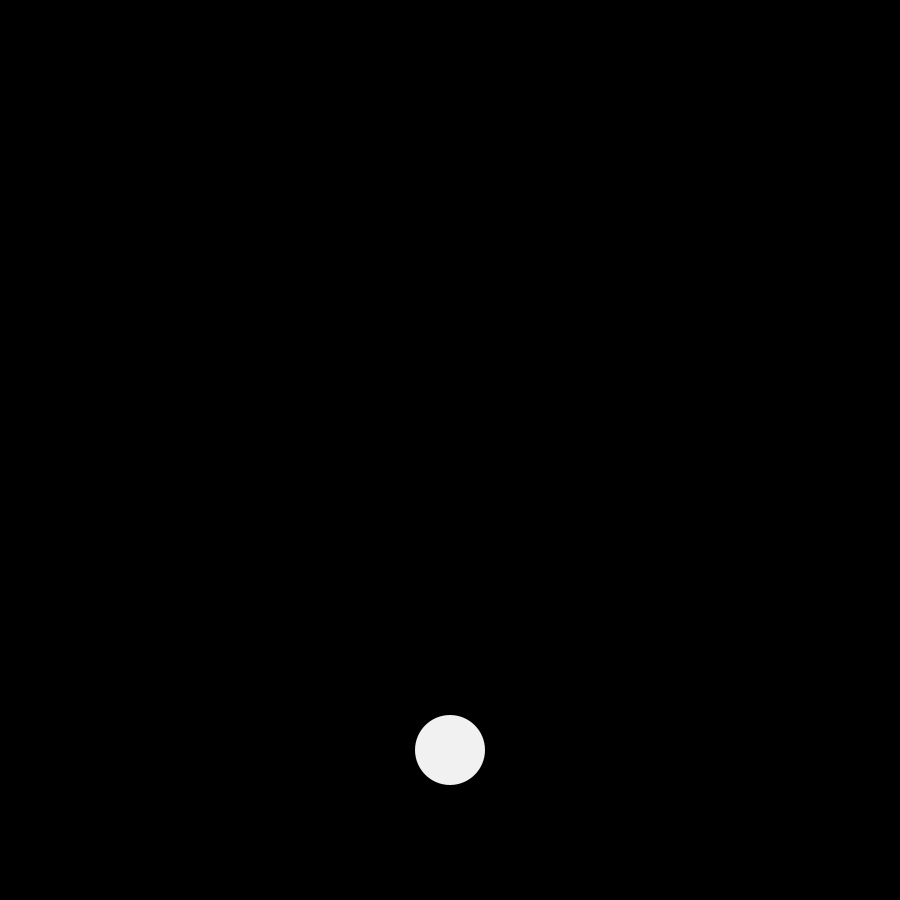
Frame 1 (no input)
Frame 60 (the mouse pressed at the canvas centre just before this capture): identical to frame 1, image omitted
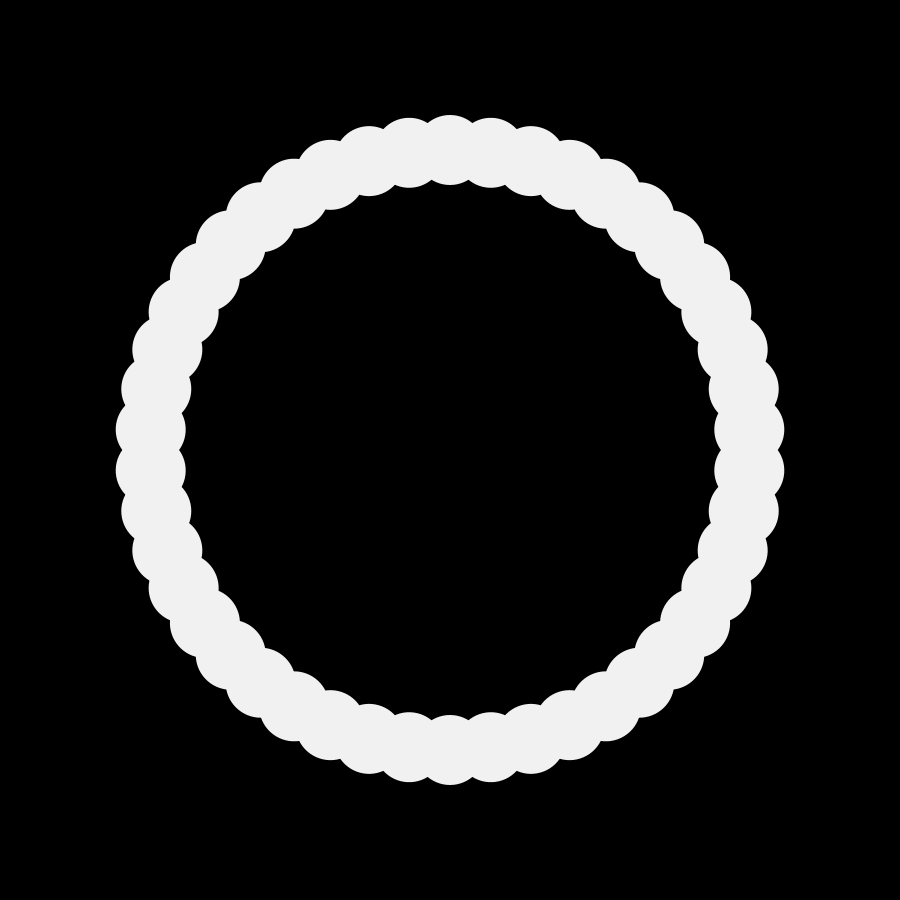
Frame 120 (the mouse held since frame 60 and released just before this capture)

The Processing sketch that drew these frames (run headless with seeded random() and noise(); from frame 60 on, the mouse is pressed at the canvas centre):

// Processing sketch: circular_distribution
// ── circular_distribution.pde
void setup() {
  size(900, 900);
}

void draw() {

  background( #000000);
  noStroke();
  rectMode(CENTER);

  float elements = int(1+mouseX*0.1);
  float step = 360/elements;

  translate(width/2, height/2);

  for (int i = 0; i < elements; i++) {
    fill( #f1f1f1);
    push();
    rotate(radians(i*step));
    ellipse(0, 300, 70, 70);
    pop();
  }
}
